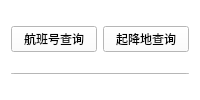
           <widget class="QWidget" name="widget_2" native="true">
            <property name="palette">
             <palette>
              <active>
               <colorrole role="WindowText">
                <brush brushstyle="SolidPattern">
                 <color alpha="255">
                  <red>0</red>
                  <green>0</green>
                  <blue>0</blue>
                 </color>
                </brush>
               </colorrole>
               <colorrole role="Button">
                <brush brushstyle="SolidPattern">
                 <color alpha="255">
                  <red>255</red>
                  <green>255</green>
                  <blue>255</blue>
                 </color>
                </brush>
               </colorrole>
               <colorrole role="Light">
                <brush brushstyle="SolidPattern">
                 <color alpha="255">
                  <red>255</red>
                  <green>255</green>
                  <blue>255</blue>
                 </color>
                </brush>
               </colorrole>
               <colorrole role="Midlight">
                <brush brushstyle="SolidPattern">
                 <color alpha="255">
                  <red>255</red>
                  <green>255</green>
                  <blue>255</blue>
                 </color>
                </brush>
               </colorrole>
               <colorrole role="Dark">
                <brush brushstyle="SolidPattern">
                 <color alpha="255">
                  <red>127</red>
                  <green>127</green>
                  <blue>127</blue>
                 </color>
                </brush>
               </colorrole>
               <colorrole role="Mid">
                <brush brushstyle="SolidPattern">
                 <color alpha="255">
                  <red>170</red>
                  <green>170</green>
                  <blue>170</blue>
                 </color>
                </brush>
               </colorrole>
               <colorrole role="Text">
                <brush brushstyle="SolidPattern">
                 <color alpha="255">
                  <red>0</red>
                  <green>0</green>
                  <blue>0</blue>
                 </color>
                </brush>
               </colorrole>
               <colorrole role="BrightText">
                <brush brushstyle="SolidPattern">
                 <color alpha="255">
                  <red>255</red>
                  <green>255</green>
                  <blue>255</blue>
                 </color>
                </brush>
               </colorrole>
               <colorrole role="ButtonText">
                <brush brushstyle="SolidPattern">
                 <color alpha="255">
                  <red>0</red>
                  <green>0</green>
                  <blue>0</blue>
                 </color>
                </brush>
               </colorrole>
               <colorrole role="Base">
                <brush brushstyle="SolidPattern">
                 <color alpha="255">
                  <red>255</red>
                  <green>255</green>
                  <blue>255</blue>
                 </color>
                </brush>
               </colorrole>
               <colorrole role="Window">
                <brush brushstyle="SolidPattern">
                 <color alpha="255">
                  <red>255</red>
                  <green>255</green>
                  <blue>255</blue>
                 </color>
                </brush>
               </colorrole>
               <colorrole role="Shadow">
                <brush brushstyle="SolidPattern">
                 <color alpha="255">
                  <red>0</red>
                  <green>0</green>
                  <blue>0</blue>
                 </color>
                </brush>
               </colorrole>
               <colorrole role="AlternateBase">
                <brush brushstyle="SolidPattern">
                 <color alpha="255">
                  <red>255</red>
                  <green>255</green>
                  <blue>255</blue>
                 </color>
                </brush>
               </colorrole>
               <colorrole role="ToolTipBase">
                <brush brushstyle="SolidPattern">
                 <color alpha="255">
                  <red>255</red>
                  <green>255</green>
                  <blue>220</blue>
                 </color>
                </brush>
               </colorrole>
               <colorrole role="ToolTipText">
                <brush brushstyle="SolidPattern">
                 <color alpha="255">
                  <red>0</red>
                  <green>0</green>
                  <blue>0</blue>
                 </color>
                </brush>
               </colorrole>
               <colorrole role="PlaceholderText">
                <brush brushstyle="SolidPattern">
                 <color alpha="128">
                  <red>0</red>
                  <green>0</green>
                  <blue>0</blue>
                 </color>
                </brush>
               </colorrole>
              </active>
              <inactive>
               <colorrole role="WindowText">
                <brush brushstyle="SolidPattern">
                 <color alpha="255">
                  <red>0</red>
                  <green>0</green>
                  <blue>0</blue>
                 </color>
                </brush>
               </colorrole>
               <colorrole role="Button">
                <brush brushstyle="SolidPattern">
                 <color alpha="255">
                  <red>255</red>
                  <green>255</green>
                  <blue>255</blue>
                 </color>
                </brush>
               </colorrole>
               <colorrole role="Light">
                <brush brushstyle="SolidPattern">
                 <color alpha="255">
                  <red>255</red>
                  <green>255</green>
                  <blue>255</blue>
                 </color>
                </brush>
               </colorrole>
               <colorrole role="Midlight">
                <brush brushstyle="SolidPattern">
                 <color alpha="255">
                  <red>255</red>
                  <green>255</green>
                  <blue>255</blue>
                 </color>
                </brush>
               </colorrole>
               <colorrole role="Dark">
                <brush brushstyle="SolidPattern">
                 <color alpha="255">
                  <red>127</red>
                  <green>127</green>
                  <blue>127</blue>
                 </color>
                </brush>
               </colorrole>
               <colorrole role="Mid">
                <brush brushstyle="SolidPattern">
                 <color alpha="255">
                  <red>170</red>
                  <green>170</green>
                  <blue>170</blue>
                 </color>
                </brush>
               </colorrole>
               <colorrole role="Text">
                <brush brushstyle="SolidPattern">
                 <color alpha="255">
                  <red>0</red>
                  <green>0</green>
                  <blue>0</blue>
                 </color>
                </brush>
               </colorrole>
               <colorrole role="BrightText">
                <brush brushstyle="SolidPattern">
                 <color alpha="255">
                  <red>255</red>
                  <green>255</green>
                  <blue>255</blue>
                 </color>
                </brush>
               </colorrole>
               <colorrole role="ButtonText">
                <brush brushstyle="SolidPattern">
                 <color alpha="255">
                  <red>0</red>
                  <green>0</green>
                  <blue>0</blue>
                 </color>
                </brush>
               </colorrole>
               <colorrole role="Base">
                <brush brushstyle="SolidPattern">
                 <color alpha="255">
                  <red>255</red>
                  <green>255</green>
                  <blue>255</blue>
                 </color>
                </brush>
               </colorrole>
               <colorrole role="Window">
                <brush brushstyle="SolidPattern">
                 <color alpha="255">
                  <red>255</red>
                  <green>255</green>
                  <blue>255</blue>
                 </color>
                </brush>
               </colorrole>
               <colorrole role="Shadow">
                <brush brushstyle="SolidPattern">
                 <color alpha="255">
                  <red>0</red>
                  <green>0</green>
                  <blue>0</blue>
                 </color>
                </brush>
               </colorrole>
               <colorrole role="AlternateBase">
                <brush brushstyle="SolidPattern">
                 <color alpha="255">
                  <red>255</red>
                  <green>255</green>
                  <blue>255</blue>
                 </color>
                </brush>
               </colorrole>
               <colorrole role="ToolTipBase">
                <brush brushstyle="SolidPattern">
                 <color alpha="255">
                  <red>255</red>
                  <green>255</green>
                  <blue>220</blue>
                 </color>
                </brush>
               </colorrole>
               <colorrole role="ToolTipText">
                <brush brushstyle="SolidPattern">
                 <color alpha="255">
                  <red>0</red>
                  <green>0</green>
                  <blue>0</blue>
                 </color>
                </brush>
               </colorrole>
               <colorrole role="PlaceholderText">
                <brush brushstyle="SolidPattern">
                 <color alpha="128">
                  <red>0</red>
                  <green>0</green>
                  <blue>0</blue>
                 </color>
                </brush>
               </colorrole>
              </inactive>
              <disabled>
               <colorrole role="WindowText">
                <brush brushstyle="SolidPattern">
                 <color alpha="255">
                  <red>127</red>
                  <green>127</green>
                  <blue>127</blue>
                 </color>
                </brush>
               </colorrole>
               <colorrole role="Button">
                <brush brushstyle="SolidPattern">
                 <color alpha="255">
                  <red>255</red>
                  <green>255</green>
                  <blue>255</blue>
                 </color>
                </brush>
               </colorrole>
               <colorrole role="Light">
                <brush brushstyle="SolidPattern">
                 <color alpha="255">
                  <red>255</red>
                  <green>255</green>
                  <blue>255</blue>
                 </color>
                </brush>
               </colorrole>
               <colorrole role="Midlight">
                <brush brushstyle="SolidPattern">
                 <color alpha="255">
                  <red>255</red>
                  <green>255</green>
                  <blue>255</blue>
                 </color>
                </brush>
               </colorrole>
               <colorrole role="Dark">
                <brush brushstyle="SolidPattern">
                 <color alpha="255">
                  <red>127</red>
                  <green>127</green>
                  <blue>127</blue>
                 </color>
                </brush>
               </colorrole>
               <colorrole role="Mid">
                <brush brushstyle="SolidPattern">
                 <color alpha="255">
                  <red>170</red>
                  <green>170</green>
                  <blue>170</blue>
                 </color>
                </brush>
               </colorrole>
               <colorrole role="Text">
                <brush brushstyle="SolidPattern">
                 <color alpha="255">
                  <red>127</red>
                  <green>127</green>
                  <blue>127</blue>
                 </color>
                </brush>
               </colorrole>
               <colorrole role="BrightText">
                <brush brushstyle="SolidPattern">
                 <color alpha="255">
                  <red>255</red>
                  <green>255</green>
                  <blue>255</blue>
                 </color>
                </brush>
               </colorrole>
               <colorrole role="ButtonText">
                <brush brushstyle="SolidPattern">
                 <color alpha="255">
                  <red>127</red>
                  <green>127</green>
                  <blue>127</blue>
                 </color>
                </brush>
               </colorrole>
               <colorrole role="Base">
                <brush brushstyle="SolidPattern">
                 <color alpha="255">
                  <red>255</red>
                  <green>255</green>
                  <blue>255</blue>
                 </color>
                </brush>
               </colorrole>
               <colorrole role="Window">
                <brush brushstyle="SolidPattern">
                 <color alpha="255">
                  <red>255</red>
                  <green>255</green>
                  <blue>255</blue>
                 </color>
                </brush>
               </colorrole>
               <colorrole role="Shadow">
                <brush brushstyle="SolidPattern">
                 <color alpha="255">
                  <red>0</red>
                  <green>0</green>
                  <blue>0</blue>
                 </color>
                </brush>
               </colorrole>
               <colorrole role="AlternateBase">
                <brush brushstyle="SolidPattern">
                 <color alpha="255">
                  <red>255</red>
                  <green>255</green>
                  <blue>255</blue>
                 </color>
                </brush>
               </colorrole>
               <colorrole role="ToolTipBase">
                <brush brushstyle="SolidPattern">
                 <color alpha="255">
                  <red>255</red>
                  <green>255</green>
                  <blue>220</blue>
                 </color>
                </brush>
               </colorrole>
               <colorrole role="ToolTipText">
                <brush brushstyle="SolidPattern">
                 <color alpha="255">
                  <red>0</red>
                  <green>0</green>
                  <blue>0</blue>
                 </color>
                </brush>
               </colorrole>
               <colorrole role="PlaceholderText">
                <brush brushstyle="SolidPattern">
                 <color alpha="128">
                  <red>0</red>
                  <green>0</green>
                  <blue>0</blue>
                 </color>
                </brush>
               </colorrole>
              </disabled>
             </palette>
            </property>
            <property name="autoFillBackground">
             <bool>true</bool>
            </property>
            <layout class="QGridLayout" name="gridLayout">
             <property name="topMargin">
              <number>11</number>
             </property>
             <property name="bottomMargin">
              <number>11</number>
             </property>
             <item row="0" column="1">
              <widget class="QPushButton" name="pushButton_queryByCity">
               <property name="text">
                <string>起降地查询</string>
               </property>
              </widget>
             </item>
             <item row="0" column="0">
              <widget class="QPushButton" name="pushButton_queryByNumber">
               <property name="text">
                <string>航班号查询</string>
               </property>
              </widget>
             </item>
             <item row="1" column="0" colspan="2">
              <widget class="QPushButton" name="pushButton">
               <property name="maximumSize">
                <size>
                 <width>16777215</width>
                 <height>1</height>
                </size>
               </property>
               <property name="focusPolicy">
                <enum>Qt::NoFocus</enum>
               </property>
               <property name="text">
                <string/>
               </property>
              </widget>
             </item>
            </layout>
           </widget>
